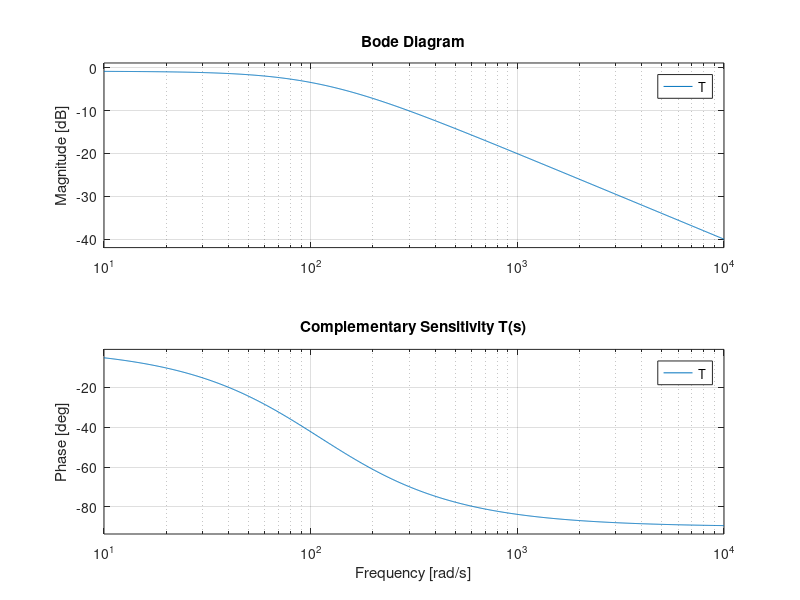

This chart was generated by the following MATLAB code:
% Parameters
Kp    = 2.0;
tau_p = 0.1;
Kc    = 5.0;

% Plant and controller
s = tf('s');
P = Kp / (tau_p * s + 1);
C = Kc;

% Loop transfer and complementary sensitivity
L = C * P;
T = feedback(L, 1);  % T(s) = L / (1 + L)

figure;
bode(T);
grid on;
title('Complementary Sensitivity T(s)');

% Time-domain simulation in Simulink (outline):
% 1. Create a Simulink model with:
%    - Sum block for error e = r - y_meas
%    - Gain block C(s) (for proportional control just a constant)
%    - Transfer Fcn block for P(s)
%    - Sum block to form y_meas = y + n
%    - Noise source: Band-limited White Noise block feeding the measurement
% 2. Connect the blocks according to the conceptual diagram.
% 3. Use a Step block for reference r(t) and Scope blocks to observe y(t) and u(t).
% 4. Use the 'sim' command from MATLAB to run parameter sweeps on Kc and observe
%    changes in noise level vs tracking speed.
